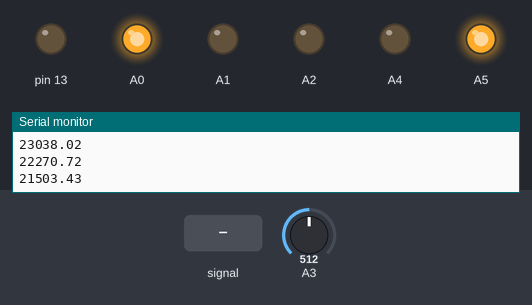
The sketch below on a simulated Arduino Uno, built with avr-gcc and run on an emulated ATmega328P. On the bench: output pins drawn as LEDs (lit = HIGH), the last lines printed to the serial monitor. The test bench sets the inputs (shaded band); at power-on: A3 = 512.

Above: at 1.2 s.
1.3 s: A3 fed a 200 Hz sine of ±81 counts around its level
4.3 s: A3 set to 526
5.8 s: A3 set to 716
At 8.63 s:
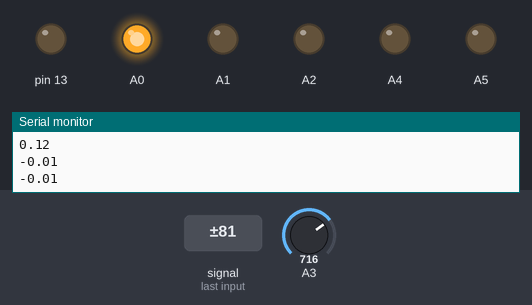
8.8 s: A3 set to 723
At 9.9 s:
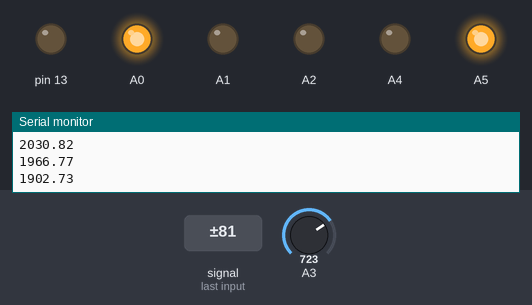
Timing chart, 0 to 12.8 s (numbered marks = the images above; inputs shaded):
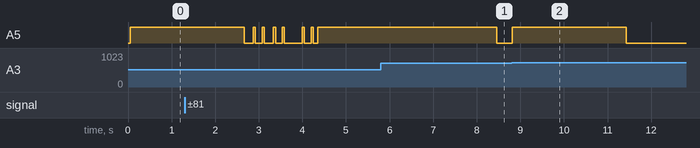

Measured:
- the behaviour switches between 716 and 717 on A3 (found by bisection; images 1 and 2)
- after the input at 5.8 s, A5: HIGH → LOW after 2.7 s instead of 1.1 s
- after the input at 8.8 s, A5: LOW → HIGH at once, → LOW 2.6 s later

The sketch:

pulse_sensor.ino
```cpp
float V_ADC;
float R_PSR;
float currentVal = 0.0;
long elapsedTime;
long sampleTotal;
long numSamples;
int cycleTime = 50; // in ms
float runningAverage[51];
float runningAverageSum = 0.0;

void setup(){
  Serial.begin(250000);
  //LED
  pinMode(A0, OUTPUT);
  pinMode(A1, OUTPUT);
  digitalWrite(A1, LOW);
  digitalWrite(A0, HIGH);
  //analog circuit
  pinMode(A2, OUTPUT);
  pinMode(A3, INPUT_PULLUP);
  pinMode(13,OUTPUT);
  pinMode(A4, OUTPUT);
  pinMode(A5, OUTPUT);
  digitalWrite(A4, LOW);
  digitalWrite(A2, LOW);

}
void loop(){
  // get resistance
  elapsedTime = micros();
  while(micros() - elapsedTime < 50000){
    V_ADC += analogRead(A3) * 0.004887585532746823069403714565;
    numSamples++;
  }
  V_ADC /= numSamples;
  numSamples = 0;
  R_PSR = (37600.0 * V_ADC)/(4.92-V_ADC);
  // done getting resistance
  for(int i = 0; i < 50; i++){
    runningAverage[i] = runningAverage[i+1];
  }

  runningAverage[50] = R_PSR;

  for(int i = 0; i < 51; i++){
    runningAverageSum += runningAverage[i];
  }

  runningAverageSum /= 52.0;
  currentVal = runningAverage[50] - runningAverageSum;
  analogWrite(A5, int(map(currentVal, -3000.0, 3000.0, 0.0, 255.0)));
  //Serial.print(runningAverageSum);Serial.print(",");
  Serial.println(currentVal);

}
```
